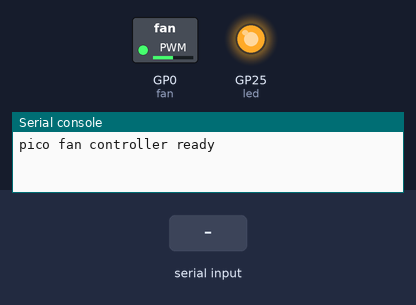
Recording of a program running on a simulated Raspberry Pi Pico running MicroPython. Shown: switched loads named in the program (green lamp = pin HIGH), output pins drawn as LEDs (lit = HIGH), the last lines printed to the serial console. Dashed ring = blinking. The inputs (shaded band) are chosen by the test bench.

Above: at 1.2 s.
1.3 s: "5" typed at the serial console, then Enter
At 2.9 s:
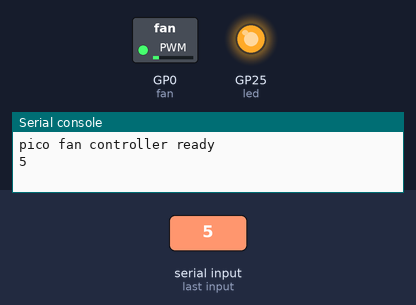
3.2 s: "90" typed at the serial console, then Enter
At 4.8 s:
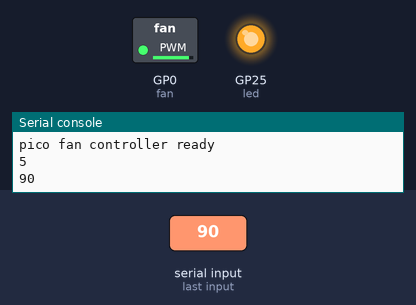
5.1 s: "0" typed at the serial console, then Enter
At 5.36 s:
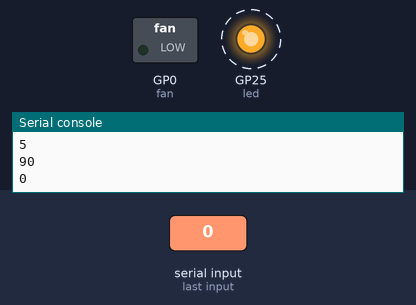
7.0 s: "1" typed at the serial console, then Enter
At 8.2 s:
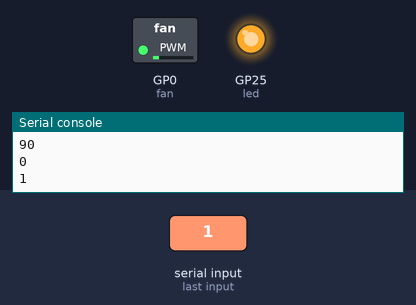
Timing chart, 0 to 10.0 s (numbered marks = the images above; inputs shaded):
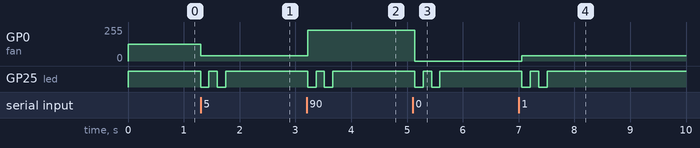

The program:

main.py
```python
import select
import sys
import time

import config
import machine

led = machine.Pin(config.LED_PIN, machine.Pin.OUT)
fan = machine.PWM(machine.Pin(config.FAN_PIN))
fan.freq(config.PWM_HZ)


def set_speed(percent):
    percent = max(0, min(100, percent))
    if 0 < percent < config.STALL_FLOOR:
        percent = config.STALL_FLOOR
    duty = percent if not config.PWM_INVERTED else 100 - percent
    fan.duty_u16(duty * 65535 // 100)


def set_led(on):
    led.value(1 if on else 0)


# The LED states: steady on means ready, a short off blink means a line
# arrived, and a slow blink means the watchdog tripped.
set_led(True)
set_speed(config.BOOT_SPEED)
print("pico fan controller ready")

poll = select.poll()
poll.register(sys.stdin, select.POLLIN)
last_seen = time.ticks_ms()
last_blink = time.ticks_ms()
warned = False

while True:
    # A read can fail while the USB host resets the port. The loop must
    # survive that, because a dead loop keeps the fans where they are.
    try:
        ready = poll.poll(100)
    except OSError:
        ready = []
    if ready:
        try:
            line = sys.stdin.readline().strip()
        except OSError:
            line = ""
        if line.isdigit():
            set_speed(int(line))
            last_seen = time.ticks_ms()
            warned = False
            # Two short off blinks, so a received speed is easy to see.
            for _ in range(2):
                set_led(False)
                time.sleep_ms(config.LED_RECEIVED_MS)
                set_led(True)
                time.sleep_ms(config.LED_RECEIVED_MS)
    if time.ticks_diff(time.ticks_ms(), last_seen) > config.WATCHDOG_SECONDS * 1000:
        set_speed(100)
        if time.ticks_diff(time.ticks_ms(), last_blink) > config.LED_WATCHDOG_MS:
            last_blink = time.ticks_ms()
            led.toggle()
        if not warned:
            print("no contact for 60s, fan at 100%")
            warned = True
    time.sleep_ms(100)
```

config.py
```python
# Board constants. Change these only when the hardware changes.
FAN_PIN = 0
# "LED" is the board LED. On a Pico it is GPIO 25. On a Pico W it is the
# single-colour LED behind the wireless chip, which Pin(25) does not reach.
LED_PIN = "LED"
PWM_HZ = 25000
STALL_FLOOR = 15
BOOT_SPEED = 50
WATCHDOG_SECONDS = 60
# True when the fans are driven through a MOSFET, which inverts the duty.
PWM_INVERTED = False
# The board LED has one colour, so the states are steady and two blinks.
LED_RECEIVED_MS = 150
LED_WATCHDOG_MS = 250
```

Measured:
- after the input at 1.3 s, GP0 (fan): 127/255 → 38/255 at once; GP25 (led): alternates HIGH for 0.15 s and LOW for 0.15 s, 4 changes in all, then stays HIGH, starting at once
- after the input at 3.2 s, GP0 (fan): 38/255 → 229/255 at once; GP25 (led): alternates HIGH for 0.15 s and LOW for 0.15 s, 4 changes in all, then stays HIGH, starting at once
- after the input at 5.1 s, GP0 (fan): 229/255 → 0/255 at once; GP25 (led): alternates HIGH for 0.15 s and LOW for 0.15 s, 4 changes in all, then stays HIGH, starting at once
- after the input at 7.0 s, GP0 (fan): 0/255 → 38/255 after 0.06 s; GP25 (led): alternates HIGH for 0.15 s and LOW for 0.15 s, 4 changes in all, then stays HIGH, starting after 0.06 s
